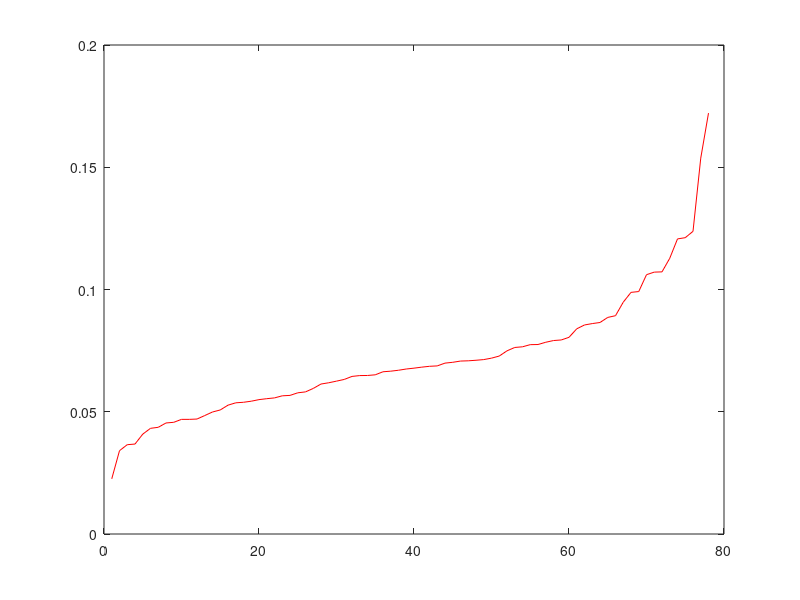

This chart was generated by the following MATLAB code:
% test.m

x = [0.022565350153115407,0.03407584690597644,0.036528943336571536,0.03679069754528919,0.040844636621444615,0.04322171289638568,0.04364028694553034,0.04541115159640396,0.045685552996653965,0.04688553035288961,0.04688700611327138,0.047018868732135455,0.04845105785541468,0.04990031052945975,0.050730386764681834,0.052691549815456436,0.05365620954293402,0.053874349818256013,0.05431460507115309,0.05496052950652392,0.05534573635780312,0.05566718973834716,0.056518051824543204,0.05669254058493254,0.05774733095668343,0.058125031551833774,0.05953731699388006,0.06133832159203869,0.06185947952460016,0.0625231874977252,0.06321766458330863,0.06445321737086007,0.06479835119325471,0.06483477382755037,0.06511126517011116,0.06635339832932867,0.06659833332255698,0.06697623825431552,0.06748300826391632,0.06783193668766643,0.06824492116244842,0.06858950217960862,0.0687545352080104,0.0698933385987854,0.07022640055701267,0.07073199103555526,0.07083890528946864,0.07106141024239436,0.07133653260204788,0.07192601295875307,0.07278043124051964,0.0749166643272525,0.07629173368751255,0.0765662267293785,0.07744385504669123,0.07749917186679138,0.07842498418806322,0.07912411429698817,0.07936332884172408,0.08044599237513461,0.08392330225873451,0.08549449387629433,0.08606108627691823,0.08650622387339117,0.0885840660572651,0.08928557699337879,0.09481548372606419,0.09882616714325637,0.09916452734257199,0.10605828066559343,0.10710850074214567,0.10721151357277048,0.11277809809529338,0.12069321950488544,0.12119474789540431,0.12378614121325815,0.15373167386734046,0.17214843803353289];
hold off;
plot(x,'r-');

hold off;
